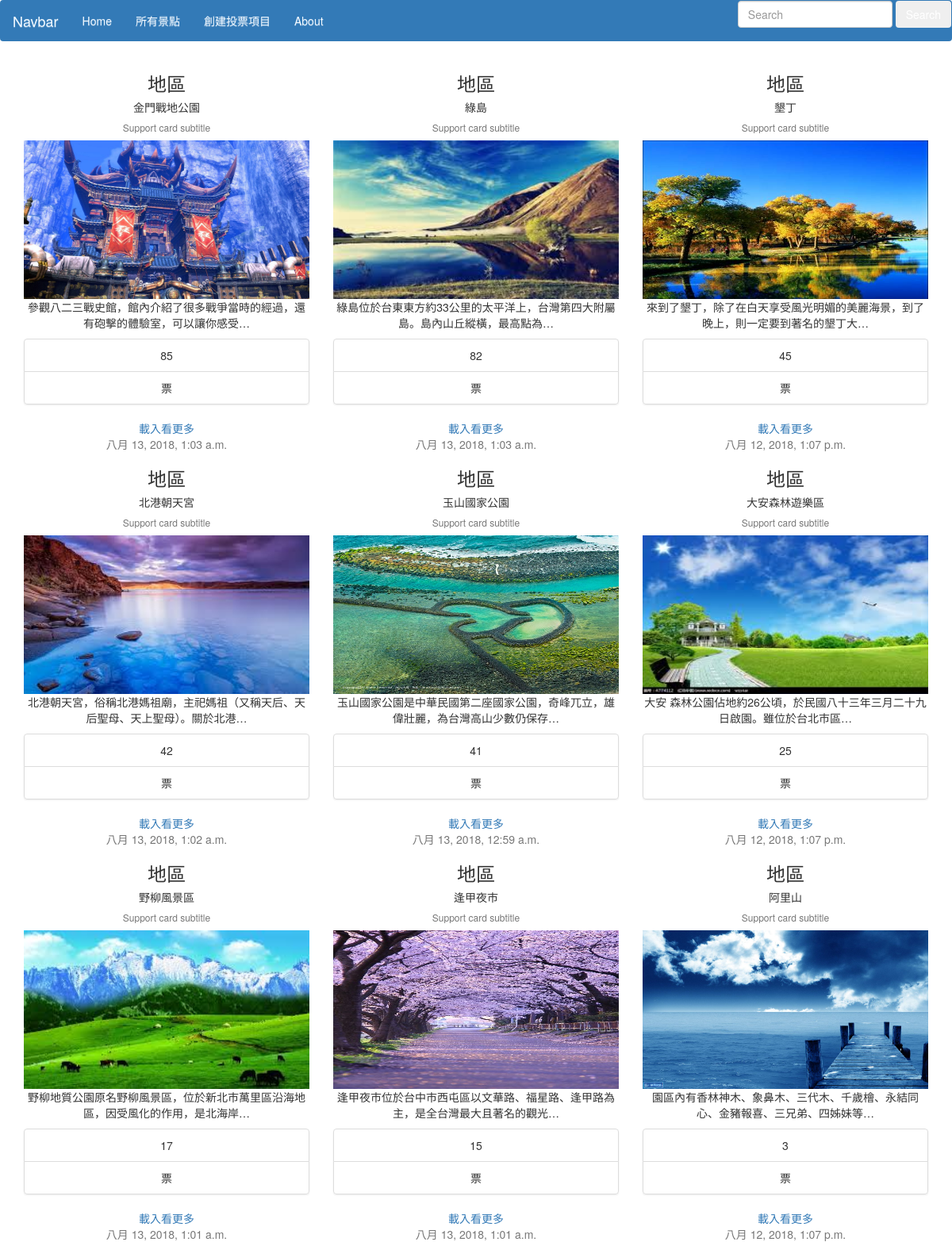
The app's page /mysite/list/ with its own data.
### mysite/models.py (models this page shows, shortened)
class Post(models.Model):
    id = models.IntegerField(primary_key=True)
    title = models.CharField(max_length=200)
    body = models.TextField()
    image_url = models.CharField(max_length=200, null=True, blank=True)
    vote = models.IntegerField(default=0)
    pub_date = models.DateTimeField(default=timezone.now)
    class Meta:
        ordering = ('-vote',)

### mysite/views.py (the view)
# urls.py: path('list/', listing),
def listing(request):
    posts = Post.objects.all().order_by('-vote')
    return render(request, 'listing.html', locals())

### mysite/templates/listing.html (shortened to what this page needs)
{% extends "base.html" %}
{% block content %}
<div class="container" align=center>
    <div class="row">
        {% for p in posts %}
        <div class="col-sm-12 col-md-4">
            <h3 class="card-header">地區</h3>
            <div class="card-body">
                <h5 class="card-title"> {{p.title}} </h5>
                <h6 class="card-subtitle text-muted">Support card subtitle</h6>
            </div>
            {% load static %}
            <img style="height: 200px; width: 100%; display: block;" src= '/static/{{ p.image_url }}' alt="Card image">
            <div class="card-body">
                <p class="card-text"> {{p.body | truncatechars:40}} </p>
            </div>
            <ul class="list-group list-group-flush">
                <li class="list-group-item"> {{p.vote}} </li>
                <li class="list-group-item">票</li>
            </ul>
            <div class="card-body">
                <a href="/mysite/list/{{p.id}}" class="card-link">載入看更多</a>
            </div>
            <div class="card-footer text-muted">
                {{p.pub_date}}
            </div>
        </div>
        {% endfor %}
    </div>
</div>
{% endblock %}

### mysite/templates/base.html (shortened to what this page needs)
<!DOCTYPE html>
<html>
    <head>
<link rel="stylesheet" href="https://maxcdn.bootstrapcdn.com/bootstrap/3.3.7/css/bootstrap.min.css">
<link rel="stylesheet" href="https://maxcdn.bootstrapcdn.com/bootstrap/3.3.7/css/bootstrap-theme.min.css">
    </head>
    <body>
        {% include "header.html" %}
        {% block content %} {% endblock %}
    </body>
</html>

### mysite/templates/header.html
    <nav class="navbar navbar-expand-lg navbar-dark bg-primary">
        <a class="navbar-brand" href="#" style="color: aliceblue">Navbar</a>
        <div class="collapse navbar-collapse" id="navbarColor01">
            <ul class="nav navbar-nav mr-auto">
                <li class="nav-item active">
                    <a class="nav-link" href="/mysite/" style="color: aliceblue">Home <span class="sr-only">(current)</span></a>
                </li>
                <li class="nav-item">
                    <a class="nav-link" href="/mysite/list" style="color: aliceblue">所有景點</a>
                </li>
                <li class="nav-item">
                    <a class="nav-link" href="#" style="color: aliceblue">創建投票項目</a>
                </li>
                <li class="nav-item">
                    <a class="nav-link" href="#" style="color: aliceblue">About</a>
                </li>
            </ul>
            <div class="nav navbar-nav navbar-right">
                <form class="form-inline my-2 my-lg-0">
                    <input class="form-control mr-sm-2" type="text" placeholder="Search">
                    <button class="btn btn-secondary my-2 my-sm-0" type="submit">Search</button>
                </form>
            </div>
        </div>
    </nav>

### records on screen
Post: title "金門戰地公園", image_url (picture), body "參觀八二三戰史館，館內介紹了很多戰爭當時的經過，還有砲擊的體驗室，可以讓你感受…", vote "85", pub_date "八月 13, 2018, 1:03 a.m."
Post: title "綠島", image_url (picture), body "綠島位於台東東方約33公里的太平洋上，台灣第四大附屬島。島內山丘縱橫，最高點為…", vote "82", pub_date "八月 13, 2018, 1:03 a.m."
Post: title "墾丁", image_url (picture), body "來到了墾丁，除了在白天享受風光明媚的美麗海景，到了晚上，則一定要到著名的墾丁大…", vote "45", pub_date "八月 12, 2018, 1:07 p.m."
Post: title "北港朝天宮", image_url (picture), body "北港朝天宮，俗稱北港媽祖廟，主祀媽祖（又稱天后、天后聖母、天上聖母）。關於北港…", vote "42", pub_date "八月 13, 2018, 1:02 a.m."
Post: title "玉山國家公園", image_url (picture), body "玉山國家公園是中華民國第二座國家公園，奇峰兀立，雄偉壯麗，為台灣高山少數仍保存…", vote "41", pub_date "八月 13, 2018, 12:59 a.m."
Post: title "大安森林遊樂區", image_url (picture), body "大安 森林公園佔地約26公頃，於民國八十三年三月二十九日啟園。雖位於台北市區…", vote "25", pub_date "八月 12, 2018, 1:07 p.m."
Post: title "野柳風景區", image_url (picture), body "野柳地質公園原名野柳風景區，位於新北市萬里區沿海地區，因受風化的作用，是北海岸…", vote "17", pub_date "八月 13, 2018, 1:01 a.m."
Post: title "逢甲夜市", image_url (picture), body "逢甲夜市位於台中市西屯區以文華路、福星路、逢甲路為主，是全台灣最大且著名的觀光…", vote "15", pub_date "八月 13, 2018, 1:01 a.m."
Post: title "阿里山", image_url (picture), body "園區內有香林神木、象鼻木、三代木、千歲檜、永結同心、金豬報喜、三兄弟、四姊妹等…", vote "3", pub_date "八月 12, 2018, 1:07 p.m."
